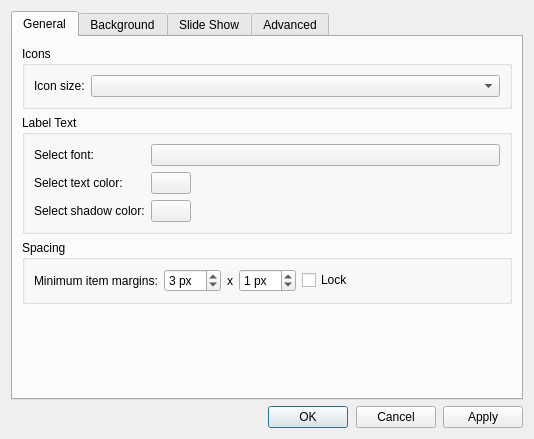
<?xml version="1.0" encoding="UTF-8"?>
<ui version="4.0">
 <class>DesktopPreferencesDialog</class>
 <widget class="QDialog" name="DesktopPreferencesDialog">
  <property name="geometry">
   <rect>
    <x>0</x>
    <y>0</y>
    <width>534</width>
    <height>439</height>
   </rect>
  </property>
  <property name="windowTitle">
   <string>Desktop Preferences</string>
  </property>
  <layout class="QGridLayout" name="gridLayout">
   <item row="0" column="0">
    <widget class="QTabWidget" name="tabWidget">
     <property name="currentIndex">
      <number>0</number>
     </property>
     <widget class="QWidget" name="generalPage">
      <attribute name="title">
       <string>General</string>
      </attribute>
      <layout class="QVBoxLayout" name="verticalLayout_2">
       <item>
        <widget class="QGroupBox" name="groupBox_5">
         <property name="title">
          <string>Icons</string>
         </property>
         <layout class="QFormLayout" name="formLayout">
          <item row="0" column="0">
           <widget class="QLabel" name="label_9">
            <property name="text">
             <string>Icon size:</string>
            </property>
           </widget>
          </item>
          <item row="0" column="1">
           <widget class="QComboBox" name="iconSize"/>
          </item>
         </layout>
        </widget>
       </item>
       <item>
        <widget class="QGroupBox" name="groupBox">
         <property name="title">
          <string>Label Text</string>
         </property>
         <layout class="QGridLayout" name="gridLayout_2">
          <item row="0" column="0">
           <widget class="QLabel" name="label_2">
            <property name="sizePolicy">
             <sizepolicy hsizetype="Preferred" vsizetype="Fixed">
              <horstretch>0</horstretch>
              <verstretch>0</verstretch>
             </sizepolicy>
            </property>
            <property name="text">
             <string>Select font:</string>
            </property>
           </widget>
          </item>
          <item row="0" column="1">
           <widget class="Fm::FontButton" name="font">
            <property name="sizePolicy">
             <sizepolicy hsizetype="Expanding" vsizetype="Fixed">
              <horstretch>0</horstretch>
              <verstretch>0</verstretch>
             </sizepolicy>
            </property>
            <property name="text">
             <string/>
            </property>
           </widget>
          </item>
          <item row="1" column="0">
           <widget class="QLabel" name="label_3">
            <property name="sizePolicy">
             <sizepolicy hsizetype="Preferred" vsizetype="Fixed">
              <horstretch>0</horstretch>
              <verstretch>0</verstretch>
             </sizepolicy>
            </property>
            <property name="text">
             <string>Select text color:</string>
            </property>
           </widget>
          </item>
          <item row="1" column="1">
           <widget class="Fm::ColorButton" name="textColor">
            <property name="sizePolicy">
             <sizepolicy hsizetype="Fixed" vsizetype="Fixed">
              <horstretch>0</horstretch>
              <verstretch>0</verstretch>
             </sizepolicy>
            </property>
            <property name="text">
             <string/>
            </property>
           </widget>
          </item>
          <item row="3" column="0">
           <widget class="QLabel" name="label_4">
            <property name="sizePolicy">
             <sizepolicy hsizetype="Preferred" vsizetype="Fixed">
              <horstretch>0</horstretch>
              <verstretch>0</verstretch>
             </sizepolicy>
            </property>
            <property name="text">
             <string>Select shadow color:</string>
            </property>
           </widget>
          </item>
          <item row="3" column="1">
           <widget class="Fm::ColorButton" name="shadowColor">
            <property name="sizePolicy">
             <sizepolicy hsizetype="Fixed" vsizetype="Fixed">
              <horstretch>0</horstretch>
              <verstretch>0</verstretch>
             </sizepolicy>
            </property>
            <property name="text">
             <string/>
            </property>
           </widget>
          </item>
         </layout>
        </widget>
       </item>
       <item>
        <widget class="QGroupBox" name="groupBox_3">
         <property name="title">
          <string>Spacing</string>
         </property>
         <layout class="QGridLayout" name="gridLayout_3">
          <item row="0" column="0">
           <widget class="QLabel" name="label_7">
            <property name="text">
             <string>Minimum item margins:</string>
            </property>
           </widget>
          </item>
          <item row="0" column="1">
           <widget class="QSpinBox" name="hMargin">
            <property name="toolTip">
             <string>3 px by default.</string>
            </property>
            <property name="suffix">
             <string> px</string>
            </property>
            <property name="maximum">
             <number>48</number>
            </property>
            <property name="value">
             <number>3</number>
            </property>
           </widget>
          </item>
          <item row="0" column="2">
           <widget class="QLabel" name="label_8">
            <property name="text">
             <string>x</string>
            </property>
           </widget>
          </item>
          <item row="0" column="3">
           <widget class="QSpinBox" name="vMargin">
            <property name="toolTip">
             <string>1 px by default.
A space is also reserved for 3 lines of text.</string>
            </property>
            <property name="suffix">
             <string> px</string>
            </property>
            <property name="maximum">
             <number>48</number>
            </property>
            <property name="value">
             <number>1</number>
            </property>
           </widget>
          </item>
          <item row="0" column="4">
           <widget class="QCheckBox" name="lockMargins">
            <property name="text">
             <string>Lock</string>
            </property>
           </widget>
          </item>
          <item row="0" column="5">
           <spacer name="horizontalSpacer">
            <property name="orientation">
             <enum>Qt::Horizontal</enum>
            </property>
            <property name="sizeHint" stdset="0">
             <size>
              <width>20</width>
              <height>5</height>
             </size>
            </property>
           </spacer>
          </item>
         </layout>
        </widget>
       </item>
       <item>
        <spacer name="verticalSpacer_2">
         <property name="orientation">
          <enum>Qt::Vertical</enum>
         </property>
         <property name="sizeType">
          <enum>QSizePolicy::MinimumExpanding</enum>
         </property>
         <property name="sizeHint" stdset="0">
          <size>
           <width>20</width>
           <height>10</height>
          </size>
         </property>
        </spacer>
       </item>
      </layout>
     </widget>
     <widget class="QWidget" name="bgPage">
      <attribute name="title">
       <string>Background</string>
      </attribute>
      <layout class="QVBoxLayout" name="verticalLayout_3">
       <item>
        <widget class="QGroupBox" name="groupBox_2">
         <property name="title">
          <string>Background</string>
         </property>
         <layout class="QFormLayout" name="formLayout_2">
          <item row="0" column="0">
           <widget class="QLabel" name="label_5">
            <property name="text">
             <string>Select background color:</string>
            </property>
           </widget>
          </item>
          <item row="0" column="1">
           <widget class="Fm::ColorButton" name="backgroundColor">
            <property name="sizePolicy">
             <sizepolicy hsizetype="Fixed" vsizetype="Fixed">
              <horstretch>0</horstretch>
              <verstretch>0</verstretch>
             </sizepolicy>
            </property>
            <property name="text">
             <string/>
            </property>
           </widget>
          </item>
         </layout>
        </widget>
       </item>
       <item>
        <widget class="QGroupBox" name="groupBox_4">
         <property name="title">
          <string>Wallpaper</string>
         </property>
         <layout class="QGridLayout" name="gridLayout_5">
          <item row="0" column="0">
           <widget class="QLabel" name="label">
            <property name="sizePolicy">
             <sizepolicy hsizetype="Fixed" vsizetype="Preferred">
              <horstretch>0</horstretch>
              <verstretch>0</verstretch>
             </sizepolicy>
            </property>
            <property name="text">
             <string>Wallpaper mode:</string>
            </property>
           </widget>
          </item>
          <item row="0" column="1">
           <widget class="QComboBox" name="wallpaperMode">
            <property name="sizePolicy">
             <sizepolicy hsizetype="MinimumExpanding" vsizetype="Fixed">
              <horstretch>0</horstretch>
              <verstretch>0</verstretch>
             </sizepolicy>
            </property>
           </widget>
          </item>
          <item row="1" column="0" colspan="2">
           <widget class="QLabel" name="label_6">
            <property name="sizePolicy">
             <sizepolicy hsizetype="Expanding" vsizetype="Preferred">
              <horstretch>0</horstretch>
              <verstretch>0</verstretch>
             </sizepolicy>
            </property>
            <property name="text">
             <string>Wallpaper image file:</string>
            </property>
           </widget>
          </item>
          <item row="2" column="0" colspan="2">
           <layout class="QHBoxLayout" name="horizontalLayout">
            <item>
             <widget class="QLineEdit" name="imageFile">
              <property name="toolTip">
               <string>Image file</string>
              </property>
              <property name="statusTip">
               <string/>
              </property>
              <property name="placeholderText">
               <string>Image file path</string>
              </property>
             </widget>
            </item>
            <item>
             <widget class="QPushButton" name="browse">
              <property name="text">
               <string>&amp;Browse</string>
              </property>
             </widget>
            </item>
           </layout>
          </item>
          <item row="3" column="0" colspan="2">
           <widget class="QCheckBox" name="transformImage">
            <property name="text">
             <string>Transform image based on EXIF data</string>
            </property>
           </widget>
          </item>
          <item row="4" column="0" colspan="2">
           <widget class="QCheckBox" name="perScreenWallpaper">
            <property name="text">
             <string>Individual wallpaper for each monitor</string>
            </property>
           </widget>
          </item>
         </layout>
        </widget>
       </item>
       <item>
        <spacer name="verticalSpacer_4">
         <property name="orientation">
          <enum>Qt::Vertical</enum>
         </property>
         <property name="sizeType">
          <enum>QSizePolicy::MinimumExpanding</enum>
         </property>
         <property name="sizeHint" stdset="0">
          <size>
           <width>20</width>
           <height>10</height>
          </size>
         </property>
        </spacer>
       </item>
      </layout>
     </widget>
     <widget class="QWidget" name="slidePage">
      <attribute name="title">
       <string>Slide Show</string>
      </attribute>
      <layout class="QVBoxLayout" name="verticalLayout_4">
       <item>
        <widget class="QGroupBox" name="slideShow">
         <property name="title">
          <string>Enable Slide Show</string>
         </property>
         <property name="checkable">
          <bool>true</bool>
         </property>
         <property name="checked">
          <bool>false</bool>
         </property>
         <layout class="QGridLayout" name="gridLayout_4">
          <item row="0" column="0" colspan="7">
           <widget class="QLabel" name="label_10">
            <property name="text">
             <string>Wallpaper image folder:</string>
            </property>
           </widget>
          </item>
          <item row="1" column="6">
           <widget class="QPushButton" name="folderBrowse">
            <property name="text">
             <string>Browse</string>
            </property>
           </widget>
          </item>
          <item row="2" column="2">
           <widget class="QSpinBox" name="hours">
            <property name="suffix">
             <string> hour(s)</string>
            </property>
            <property name="maximum">
             <number>24</number>
            </property>
           </widget>
          </item>
          <item row="2" column="3">
           <widget class="QLabel" name="label_12">
            <property name="text">
             <string>and</string>
            </property>
            <property name="alignment">
             <set>Qt::AlignCenter</set>
            </property>
            <property name="margin">
             <number>5</number>
            </property>
           </widget>
          </item>
          <item row="2" column="0">
           <widget class="QLabel" name="label_11">
            <property name="toolTip">
             <string>Intervals less than 5min will be ignored</string>
            </property>
            <property name="text">
             <string>Interval:</string>
            </property>
           </widget>
          </item>
          <item row="2" column="4">
           <widget class="QSpinBox" name="minutes">
            <property name="suffix">
             <string> minute(s)</string>
            </property>
            <property name="maximum">
             <number>55</number>
            </property>
            <property name="singleStep">
             <number>5</number>
            </property>
           </widget>
          </item>
          <item row="2" column="5">
           <spacer name="horizontalSpacer_2">
            <property name="orientation">
             <enum>Qt::Horizontal</enum>
            </property>
            <property name="sizeHint" stdset="0">
             <size>
              <width>10</width>
              <height>5</height>
             </size>
            </property>
           </spacer>
          </item>
          <item row="1" column="0" colspan="6">
           <widget class="QLineEdit" name="imageFolder">
            <property name="placeholderText">
             <string>Wallpaper folder</string>
            </property>
           </widget>
          </item>
          <item row="2" column="1">
           <spacer name="horizontalSpacer_3">
            <property name="orientation">
             <enum>Qt::Horizontal</enum>
            </property>
            <property name="sizeType">
             <enum>QSizePolicy::Minimum</enum>
            </property>
            <property name="sizeHint" stdset="0">
             <size>
              <width>5</width>
              <height>5</height>
             </size>
            </property>
           </spacer>
          </item>
          <item row="3" column="0" colspan="6">
           <widget class="QCheckBox" name="randomize">
            <property name="text">
             <string>Randomize the slide show</string>
            </property>
           </widget>
          </item>
         </layout>
        </widget>
       </item>
       <item>
        <spacer name="verticalSpacer_3">
         <property name="orientation">
          <enum>Qt::Vertical</enum>
         </property>
         <property name="sizeType">
          <enum>QSizePolicy::MinimumExpanding</enum>
         </property>
         <property name="sizeHint" stdset="0">
          <size>
           <width>20</width>
           <height>40</height>
          </size>
         </property>
        </spacer>
       </item>
      </layout>
     </widget>
     <widget class="QWidget" name="advancedPage">
      <attribute name="title">
       <string>Advanced</string>
      </attribute>
      <layout class="QVBoxLayout" name="advancedPageLayout">
       <item>
        <widget class="QGroupBox" name="groupBox_6">
         <property name="title">
          <string>Visible Shortcuts</string>
         </property>
         <layout class="QVBoxLayout" name="verticalLayout_5">
          <item>
           <widget class="QCheckBox" name="homeBox">
            <property name="text">
             <string>Home</string>
            </property>
            <property name="icon">
             <iconset theme="user-home">
              <normaloff>.</normaloff>.</iconset>
            </property>
           </widget>
          </item>
          <item>
           <widget class="QCheckBox" name="trashBox">
            <property name="text">
             <string>Trash</string>
            </property>
            <property name="icon">
             <iconset theme="user-trash">
              <normaloff>.</normaloff>.</iconset>
            </property>
           </widget>
          </item>
          <item>
           <widget class="QCheckBox" name="computerBox">
            <property name="text">
             <string>Computer</string>
            </property>
            <property name="icon">
             <iconset theme="computer">
              <normaloff>.</normaloff>.</iconset>
            </property>
           </widget>
          </item>
          <item>
           <widget class="QCheckBox" name="networkBox">
            <property name="text">
             <string>Network</string>
            </property>
            <property name="icon">
             <iconset theme="folder-network">
              <normaloff>.</normaloff>.</iconset>
            </property>
           </widget>
          </item>
         </layout>
        </widget>
       </item>
       <item>
        <spacer name="verticalSpacer">
         <property name="orientation">
          <enum>Qt::Vertical</enum>
         </property>
         <property name="sizeType">
          <enum>QSizePolicy::MinimumExpanding</enum>
         </property>
         <property name="sizeHint" stdset="0">
          <size>
           <width>20</width>
           <height>10</height>
          </size>
         </property>
        </spacer>
       </item>
      </layout>
     </widget>
    </widget>
   </item>
   <item row="1" column="0">
    <layout class="QHBoxLayout" name="horizontalLayout_3">
     <item>
      <spacer name="horizontalSpacer_4">
       <property name="orientation">
        <enum>Qt::Horizontal</enum>
       </property>
       <property name="sizeHint" stdset="0">
        <size>
         <width>40</width>
         <height>20</height>
        </size>
       </property>
      </spacer>
     </item>
     <item>
      <layout class="QHBoxLayout" name="horizontalLayout_2">
       <item>
        <widget class="QDialogButtonBox" name="buttonBox_1">
         <property name="orientation">
          <enum>Qt::Horizontal</enum>
         </property>
         <property name="standardButtons">
          <set>QDialogButtonBox::Ok</set>
         </property>
        </widget>
       </item>
       <item>
        <widget class="QDialogButtonBox" name="buttonBox_2">
         <property name="orientation">
          <enum>Qt::Horizontal</enum>
         </property>
         <property name="standardButtons">
          <set>QDialogButtonBox::Cancel</set>
         </property>
        </widget>
       </item>
       <item>
        <widget class="QDialogButtonBox" name="buttonBox_3">
         <property name="orientation">
          <enum>Qt::Horizontal</enum>
         </property>
         <property name="standardButtons">
          <set>QDialogButtonBox::Apply</set>
         </property>
        </widget>
       </item>
      </layout>
     </item>
    </layout>
   </item>
  </layout>
 </widget>
 <customwidgets>
  <customwidget>
   <class>Fm::ColorButton</class>
   <extends>QPushButton</extends>
   <header location="global">libfm-qt/colorbutton.h</header>
  </customwidget>
  <customwidget>
   <class>Fm::FontButton</class>
   <extends>QPushButton</extends>
   <header location="global">libfm-qt/fontbutton.h</header>
  </customwidget>
 </customwidgets>
 <resources/>
 <connections>
  <connection>
   <sender>buttonBox_1</sender>
   <signal>accepted()</signal>
   <receiver>DesktopPreferencesDialog</receiver>
   <slot>accept()</slot>
   <hints>
    <hint type="sourcelabel">
     <x>248</x>
     <y>254</y>
    </hint>
    <hint type="destinationlabel">
     <x>157</x>
     <y>274</y>
    </hint>
   </hints>
  </connection>
  <connection>
   <sender>buttonBox_1</sender>
   <signal>rejected()</signal>
   <receiver>DesktopPreferencesDialog</receiver>
   <slot>reject()</slot>
   <hints>
    <hint type="sourcelabel">
     <x>316</x>
     <y>260</y>
    </hint>
    <hint type="destinationlabel">
     <x>286</x>
     <y>274</y>
    </hint>
   </hints>
  </connection>
 </connections>
</ui>
